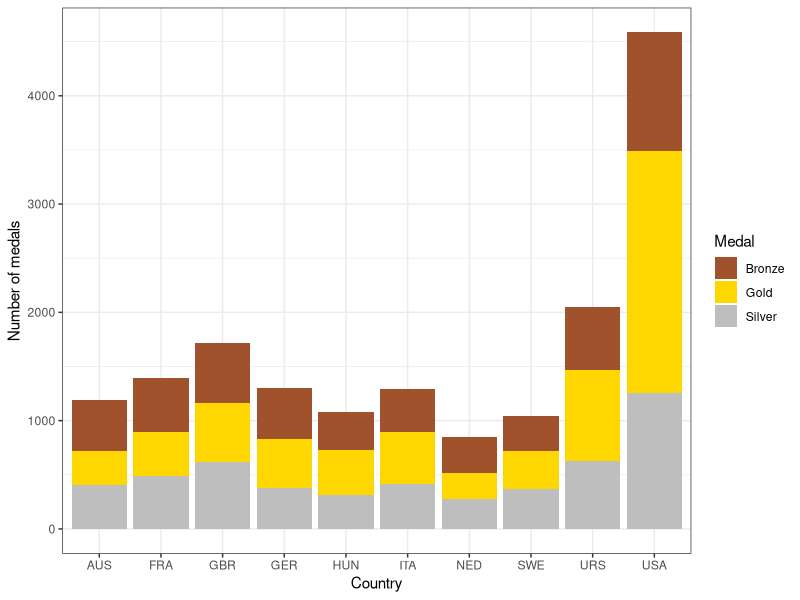
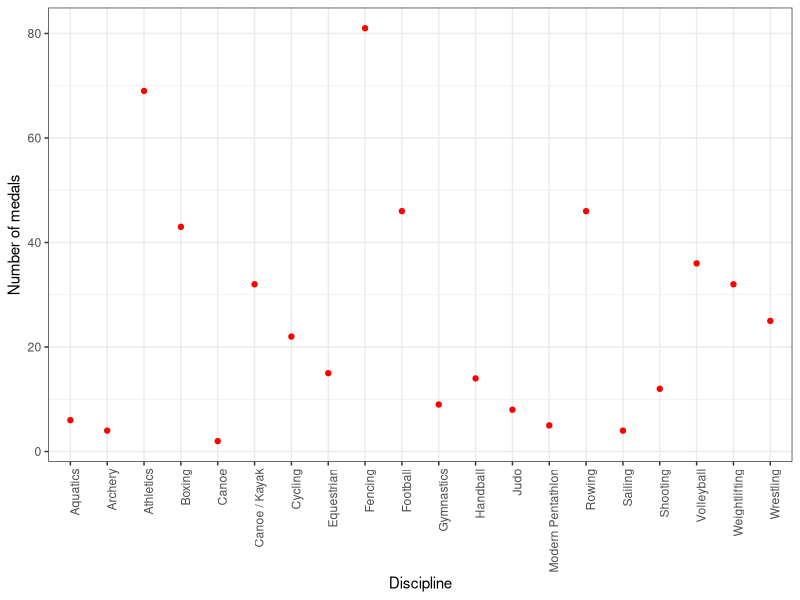
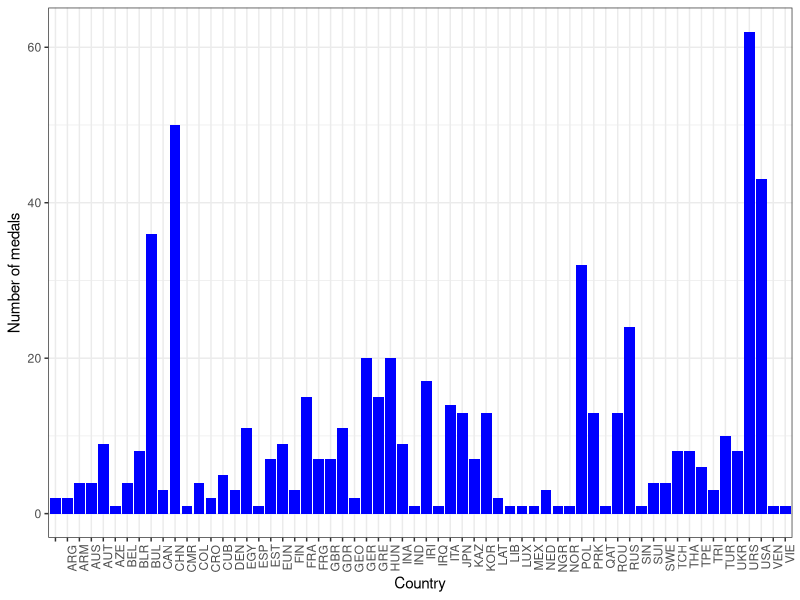

Write the R code that produced these figures, in order.
## ---- chunk 1
oly <- read.csv(
  file="summer.csv",
  header = TRUE, sep=";",
  dec = ".")
## ---- chunk 2
library(knitr)
library(ggplot2)
library(dplyr)
ctry1<- data.frame(head(sort(table(oly$Country), decreasing = TRUE), 10))
ctry2<-data.frame(count(oly, Country, Medal))
mrgd<-ctry2[ctry2[,1] %in% ctry1[,1],]

colnames(ctry1) <- c("Country", "Number_of_medals")
kable(ctry1)


ggplot(data = mrgd, mapping = aes(x = mrgd[,1], y=mrgd[,3])) +
  geom_bar(stat="identity",aes(fill=Medal))+scale_fill_manual(values=c("sienna","Gold", "Grey"))+
  theme_bw()+
  labs(y="Number of medals", 
       x="Country")

## ---- chunk 3
pol<- oly[ which(oly$Country=='POL'),  ]
pol2<-data.frame(count(pol, Sport))

colnames(pol2) <- c("Sport", "Number_of_medals")
kable(pol2)

ggplot(data = pol2, mapping = aes(x = Sport, y=Number_of_medals)) +
  geom_point(stat="identity", col="Red")+
  theme_bw()+
  labs(y="Number of medals", 
       x="Discipline")+ theme(axis.text.x = element_text(angle = 90, hjust = 1))

## ---- chunk 4
wl0<- data.frame(oly[ which(oly$Sport=='Weightlifting'),  ])
wl1<-data.frame(count(wl0, Country))

colnames(wl1) <- c("Country", "Number_of_medals")
kable(wl1)

ggplot(data = wl1, mapping = aes(x = Country, y=Number_of_medals)) +
  geom_bar(stat="identity", fill="blue")+
  theme_bw()+
  labs(y="Number of medals", 
       x="Country")+ theme(axis.text.x = element_text(angle = 90, hjust = 1))

